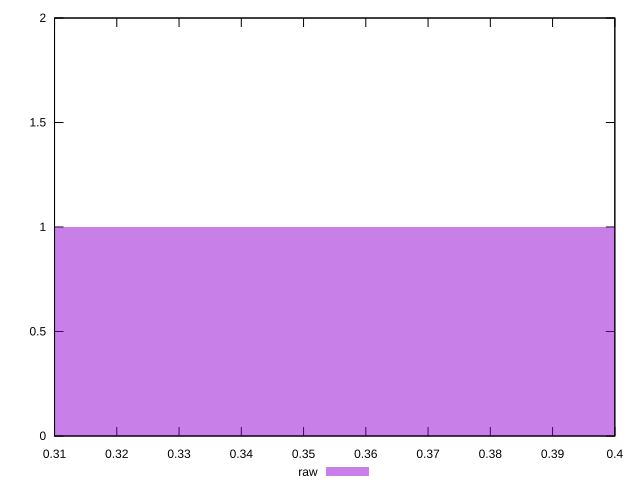

Source code (gnuplot):
reset

$raw <<EOF
0.29779114725393385 1
0.4466867208809008 1
EOF

set key outside below
set boxwidth 0.14889557362696693
set xrange [0.31:0.4]
set yrange [0:2]
set trange [0:2]
set style fill transparent solid 0.5 noborder
set terminal svg size 640, 490 enhanced background rgb 'white'
set output "reports/report_00031_2021-02-24T23-18-18.084Z/meta/score/samples/astro/raw/histogram.svg"

plot $raw title "raw" with boxes

reset
